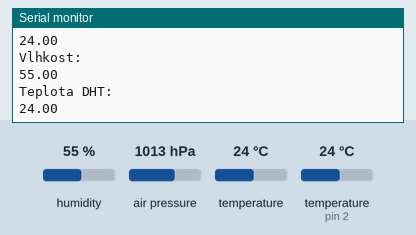
Recording of a sketch running on a simulated Arduino Uno, built with avr-gcc and run on an emulated ATmega328P. Shown: the last lines printed to the serial monitor. Inputs (shaded band) come from the test bench; at power-on: humidity 55 %, air pressure 1013 hPa, temperature 24 °C, temperature (sensor on pin 2) 24 °C.

Above: at 10.8 s.
10.9 s: humidity set to 22 %
At 16.3 s:
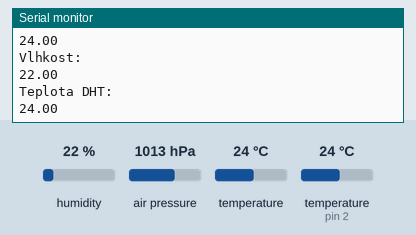
18.4 s: air pressure set to 952 hPa
25.9 s: temperature (sensor 0) set to 12 °C
33.4 s: temperature (sensor on pin 2) set to 19 °C
At 36.2 s:
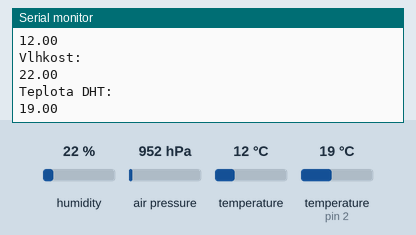
40.9 s: humidity set to 40 %
At 45.6 s:
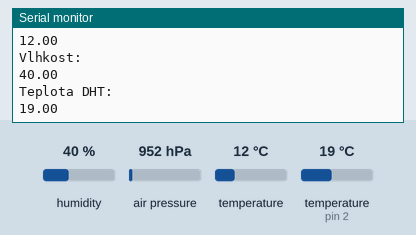
48.4 s: air pressure set to 975 hPa
Timing chart, 0 to 51.4 s (numbered marks = the images above; inputs shaded):
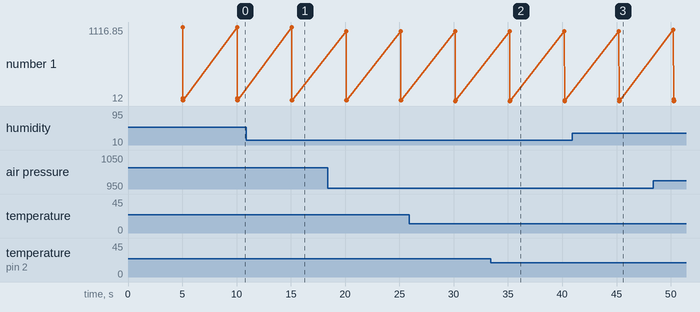

Measured:
- after the input at 10.9 s, the serial monitor: prints a new line after 4.2 s (image 1)
- after the input at 33.4 s, the serial monitor: prints a new line after 1.8 s (image 2)
- after the input at 40.9 s, the serial monitor: prints a new line after 4.4 s (image 3)
- plotted number 1: 24 → 19 after the input at 33.4 s

The sketch:

serial-dht-bmp.ino
```cpp
#include "DHT.h"
#define DHTPIN 2     // what digital pin we're connected to
#define DHTTYPE DHT22   // DHT 22  (AM2302), AM2321
DHT dht(DHTPIN, DHTTYPE);
#include "Adafruit_BMP280.h"         //bmp280 kniznica s upravou na 0x76 adresu
Adafruit_BMP280 bmp; //inicializacia BMP senzora
void setup() {
  bmp.begin();        //start snimaca BMP
      dht.begin();
  Serial.begin(9600);    //SPUSTENIE SERIOVEJ LINKY --UART-- NA CITACIU RYCHLOST 9600
  while (!Serial) {
    ;
  }


}

void loop() {                                      //ZACIATOK SLUCKY
  delay(5000);
    Serial.println("Atmosfericky tlak: ");           //SERIOVY VYPIS TEXT O TLAKU VZDUCHU
    Serial.println((bmp.readPressure() / 100) + 103.855); //SERIOVY VYPIS STAVU RELATIVNEHO TLAKU 30,... je konstanta pre nadmorsku vysku, ktora sa prirata k teplote. (Použite pri nadmorskej do 1000m nadmorska vyska/8,3 tuto hodnotu napiste namiesto 30,...)
    Serial.println("Teplota: ");
    Serial.println(bmp.readTemperature());
    Serial.println("Vlhkost: ");
    Serial.println(dht.readHumidity());
        Serial.println("Teplota DHT: ");
    Serial.println(dht.readTemperature());
  }
```
